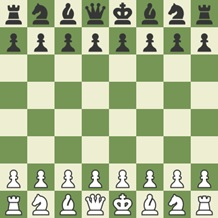
#> input picture src/board1.jpg, 218 x 218 px, found by its file name
$ python task.py
#> lines starting #> are read from the running program, lines starting #| are printed output that depends on the picture; after the words box and inside, x2 and y2 are one past the last pixel; in counts of white or black regions, pixels touching at a corner belong together
# Importamos los modulos requeridos
import cv2
import numpy as np
import matplotlib.pyplot as plt
# -- Leemos las imagenes
img1 = cv2.imread("src/board1.jpg")
#> img1 is the input picture: shape (218, 218, 3); mean B, G, R 144.4, 184.6, 170.6
img2 = cv2.imread("src/board2.jpg")
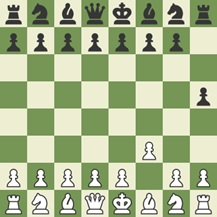
#> input picture src/board2.jpg, 217 x 217 px, found by its file name
#> img2 is the input picture: shape (217, 217, 3); mean B, G, R 144, 184.3, 170.2
# -- convertimos a escala de grises
img1 = cv2.cvtColor(img1, cv2.COLOR_BGR2GRAY)
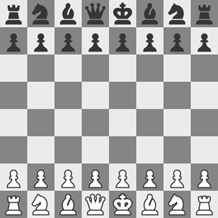
#> img1: shape (218, 218); min 17, max 255, mean 175.9
img2 = cv2.cvtColor(img2, cv2.COLOR_BGR2GRAY)
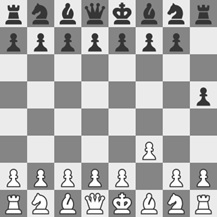
#> img2: shape (217, 217); min 21, max 255, mean 175.5
# Establecer umbral y valor máximo
thresh = 150
maxValue = 255
# Umbral binario
th, dst1 = cv2.threshold(img1, thresh, maxValue, cv2.THRESH_BINARY)
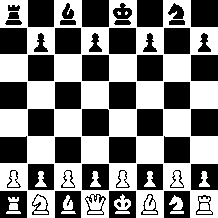
#> dst1: shape (218, 218); 50.4% white; 55 black regions (2 under 20 px), largest, box (x1, y1, x2, y2) and area: (82, 0, 109, 27) 729, (191, 0, 218, 27) 729, (0, 82, 27, 109) 729
#> th = 150
# Umbral binario
th, dst2 = cv2.threshold(img2, thresh, maxValue, cv2.THRESH_BINARY)
#> dst2: shape (217, 217); 49.8% white; 17 white regions (2 under 20 px), largest, box (x1, y1, x2, y2) and area: (0, 0, 217, 217) 22412, (113, 194, 131, 209) 148, (168, 194, 182, 209) 123
# redimensionamos el tamaño de las imagenes
dst1 = cv2.resize(dst1, (400, 400), interpolation=cv2.INTER_AREA)
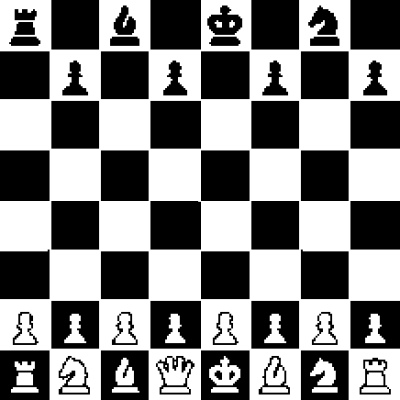
#> dst1: shape (400, 400); min 0, max 255, mean 128.6
dst2 = cv2.resize(dst2, (400, 400), interpolation=cv2.INTER_AREA)
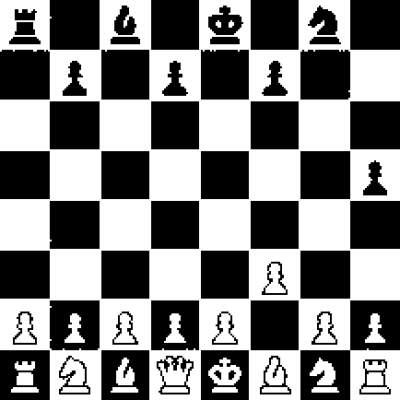
#> dst2: shape (400, 400); min 0, max 255, mean 127
# Aplicando bitwise_xor bit a bits
dst = cv2.bitwise_xor(dst1, dst2)
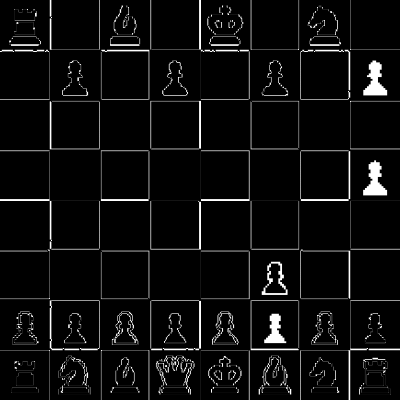
#> dst: shape (400, 400); min 0, max 255, mean 12.6
# Mostramos resultado
plt.imshow(dst, cmap='gray')
plt.show()
